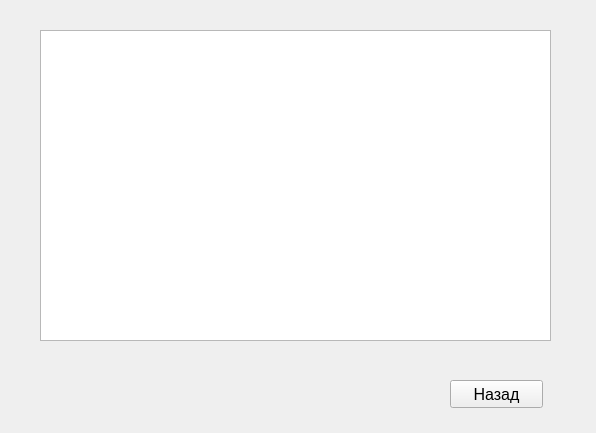
<?xml version="1.0" encoding="UTF-8"?>
<ui version="4.0">
 <class>orders</class>
 <widget class="QWidget" name="orders">
  <property name="geometry">
   <rect>
    <x>0</x>
    <y>0</y>
    <width>596</width>
    <height>433</height>
   </rect>
  </property>
  <property name="windowTitle">
   <string>Form</string>
  </property>
  <widget class="QTableWidget" name="tableWidget">
   <property name="geometry">
    <rect>
     <x>40</x>
     <y>30</y>
     <width>511</width>
     <height>311</height>
    </rect>
   </property>
   <property name="font">
    <font>
     <pointsize>12</pointsize>
    </font>
   </property>
  </widget>
  <widget class="QPushButton" name="back">
   <property name="geometry">
    <rect>
     <x>450</x>
     <y>380</y>
     <width>93</width>
     <height>28</height>
    </rect>
   </property>
   <property name="font">
    <font>
     <pointsize>12</pointsize>
    </font>
   </property>
   <property name="text">
    <string>Назад</string>
   </property>
  </widget>
 </widget>
 <resources/>
 <connections/>
</ui>
